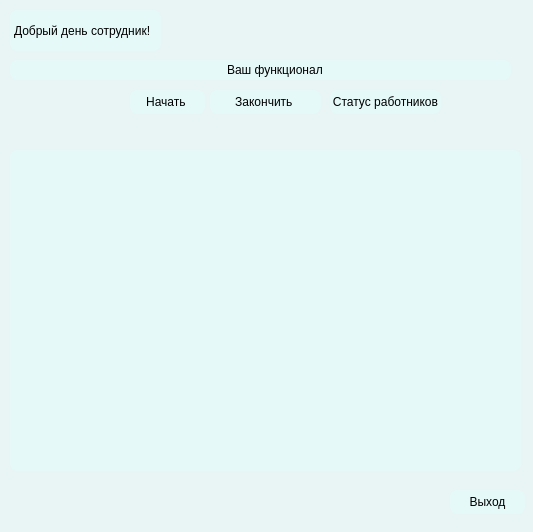
<?xml version="1.0" encoding="UTF-8"?>
<ui version="4.0">
 <class>Dialog</class>
 <widget class="QDialog" name="Dialog">
  <property name="geometry">
   <rect>
    <x>0</x>
    <y>0</y>
    <width>533</width>
    <height>532</height>
   </rect>
  </property>
  <property name="maximumSize">
   <size>
    <width>533</width>
    <height>552</height>
   </size>
  </property>
  <property name="windowTitle">
   <string>Dialog</string>
  </property>
  <property name="styleSheet">
   <string notr="true">background-color: qlineargradient(spread:pad, x1:1, y1:1, x2:0, y2:0, stop:0 rgba(	255, 0, 0, 255), stop:0.427447 rgba(139, 0, 0, 125), stop:1 rgba(155, 79, 165, 255));
font-famaly: Roboto Flex;</string>
  </property>
  <widget class="QWidget" name="widget" native="true">
   <property name="geometry">
    <rect>
     <x>-10</x>
     <y>-10</y>
     <width>641</width>
     <height>721</height>
    </rect>
   </property>
   <property name="maximumSize">
    <size>
     <width>641</width>
     <height>721</height>
    </size>
   </property>
   <property name="styleSheet">
    <string notr="true">background-color:rgba(225,255,255,100);
border: 1px  solid rgba(225,255,255,40);
border-radius: 7px;</string>
   </property>
   <widget class="QLabel" name="label">
    <property name="geometry">
     <rect>
      <x>20</x>
      <y>20</y>
      <width>151</width>
      <height>41</height>
     </rect>
    </property>
    <property name="text">
     <string>Добрый день сотрудник!</string>
    </property>
   </widget>
   <widget class="QLabel" name="label_2">
    <property name="geometry">
     <rect>
      <x>20</x>
      <y>70</y>
      <width>501</width>
      <height>20</height>
     </rect>
    </property>
    <property name="text">
     <string>                                                                Ваш функционал </string>
    </property>
   </widget>
   <widget class="QTableView" name="tableView">
    <property name="geometry">
     <rect>
      <x>20</x>
      <y>160</y>
      <width>511</width>
      <height>321</height>
     </rect>
    </property>
   </widget>
   <widget class="QPushButton" name="btn_start_day">
    <property name="geometry">
     <rect>
      <x>140</x>
      <y>100</y>
      <width>75</width>
      <height>24</height>
     </rect>
    </property>
    <property name="styleSheet">
     <string notr="true">QPushButton:hover{
background-color:rgba(255,255,255,40)
}
QPushButton:pressed{
background-color:rgba(255,255,255,60)
}</string>
    </property>
    <property name="text">
     <string>Начать </string>
    </property>
    <property name="icon">
     <iconset>
      <normaloff>:/icons/icon/start_24dp_E8EAED_FILL0_wght400_GRAD0_opsz24.png</normaloff>:/icons/icon/start_24dp_E8EAED_FILL0_wght400_GRAD0_opsz24.png</iconset>
    </property>
   </widget>
   <widget class="QPushButton" name="btn_end_day">
    <property name="geometry">
     <rect>
      <x>220</x>
      <y>100</y>
      <width>111</width>
      <height>24</height>
     </rect>
    </property>
    <property name="styleSheet">
     <string notr="true">QPushButton:hover{
background-color:rgba(255,255,255,40)
}
QPushButton:pressed{
background-color:rgba(255,255,255,60)
}</string>
    </property>
    <property name="text">
     <string>Закончить </string>
    </property>
    <property name="icon">
     <iconset>
      <normaloff>:/icons/icon/pin_end_24dp_E8EAED_FILL0_wght400_GRAD0_opsz24.png</normaloff>:/icons/icon/pin_end_24dp_E8EAED_FILL0_wght400_GRAD0_opsz24.png</iconset>
    </property>
   </widget>
   <widget class="QPushButton" name="btn_end">
    <property name="geometry">
     <rect>
      <x>460</x>
      <y>500</y>
      <width>75</width>
      <height>24</height>
     </rect>
    </property>
    <property name="styleSheet">
     <string notr="true">QPushButton:hover{
background-color:rgba(255,255,255,40)
}
QPushButton:pressed{
background-color:rgba(255,255,255,60)
}</string>
    </property>
    <property name="text">
     <string>Выход</string>
    </property>
    <property name="icon">
     <iconset>
      <normaloff>:/icons/icon/exit_to_app_24dp_E8EAED_FILL0_wght400_GRAD0_opsz24.png</normaloff>:/icons/icon/exit_to_app_24dp_E8EAED_FILL0_wght400_GRAD0_opsz24.png</iconset>
    </property>
   </widget>
   <widget class="QPushButton" name="btn_end_day_2">
    <property name="geometry">
     <rect>
      <x>340</x>
      <y>100</y>
      <width>111</width>
      <height>24</height>
     </rect>
    </property>
    <property name="styleSheet">
     <string notr="true">QPushButton:hover{
background-color:rgba(255,255,255,40)
}
QPushButton:pressed{
background-color:rgba(255,255,255,60)
}</string>
    </property>
    <property name="text">
     <string>Статус работников</string>
    </property>
    <property name="icon">
     <iconset>
      <normaloff>:/icons/icon/pin_end_24dp_E8EAED_FILL0_wght400_GRAD0_opsz24.png</normaloff>:/icons/icon/pin_end_24dp_E8EAED_FILL0_wght400_GRAD0_opsz24.png</iconset>
    </property>
   </widget>
  </widget>
 </widget>
 <resources>
  <include location="res-rs.qrc"/>
 </resources>
 <connections/>
</ui>
